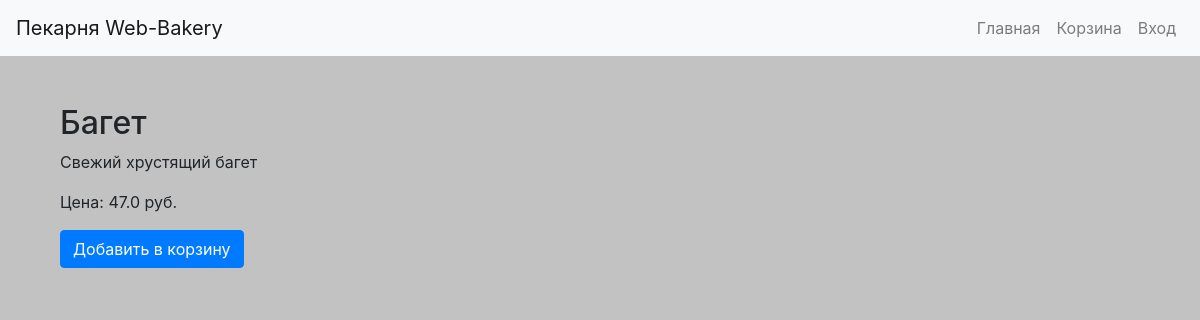
Before: /product/1 with the older database file.
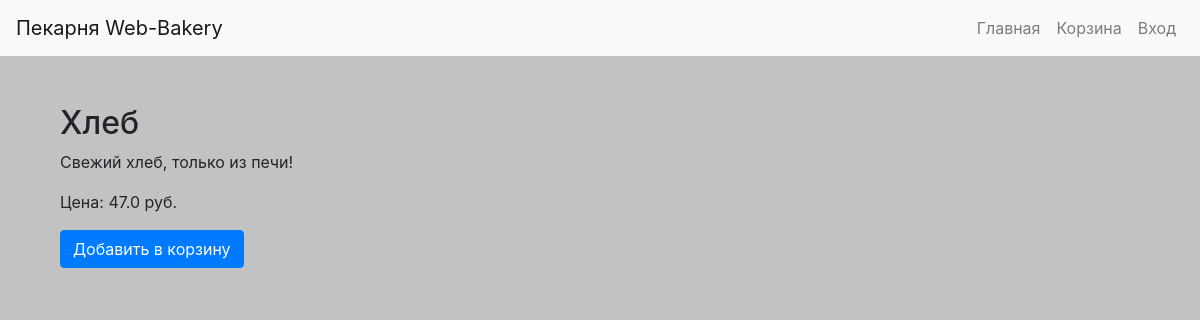
After: the same page with the newer database file.
### app/models.py (models this page shows, shortened)
class Product(db.Model):
    id = db.Column(db.Integer, primary_key=True)
    name = db.Column(db.String(100), nullable=False)
    description = db.Column(db.Text, nullable=True)
    price = db.Column(db.Float, nullable=False)
    category_id = db.Column(db.Integer, db.ForeignKey('category.id'), nullable=False)
    created_at = db.Column(db.DateTime, default=datetime.now)

### app/routes.py (the view)
@bp.route('/product/<int:product_id>')
def product_detail(product_id):
    product = Product.query.get_or_404(product_id)
    return render_template('product_detail.html', product=product)

### app/templates/product_detail.html
{% extends 'base.html' %}
{% block content %}
<div class="container">
    <h2 class="mt-5">{{ product.name }}</h2>
    <p>{{ product.description }}</p>
    <p>Цена: {{ product.price }} руб.</p>
    <form method="POST" action="{{ url_for('main.add_to_cart', product_id=product.id) }}">
        <button type="submit" class="btn btn-primary">Добавить в корзину</button>
    </form>
</div>
{% endblock %}

### app/templates/base.html (shortened to what this page needs)
<!DOCTYPE html>
<html lang="ru">
<head>
    <link rel="stylesheet" href="https://stackpath.bootstrapcdn.com/bootstrap/4.5.2/css/bootstrap.min.css">
    <link rel="stylesheet" href="../static/style.css">
</head>
<body>
    <nav class="navbar navbar-expand-lg navbar-light bg-light">
        <a class="navbar-brand" href="{{ url_for('main.index') }}">Пекарня Web-Bakery</a>
        <div class="collapse navbar-collapse" id="navbarNav">
            <ul class="navbar-nav ml-auto">
                <li class="nav-item">
                    <a class="nav-link" href="{{ url_for('main.index') }}">Главная</a>
                </li>
                <li>
                    <a class="nav-link" href="{{ url_for('main.cart') }}">Корзина</a>
                </li>
                {% if current_user.is_authenticated %}
                {% if current_user.role == 'admin' %}
                <li class="nav-item">
                    <a class="nav-link" href="{{ url_for('main.admin_panel') }}">Панель администратора</a>
                </li>
                <li class="nav-item">
                    <a class="nav-link" href="{{ url_for('main.orders') }}">Управление Заказами</a>
                </li>
                {% elif current_user.role == 'moderator' %}
                <li class="nav-item">
                    <a class="nav-link" href="{{ url_for('main.moderator') }}">Панель модератора</a>
                </li>
                <li class="nav-item">
                    <a class="nav-link" href="{{ url_for('main.orders') }}">Управление Заказами</a>
                </li>
                {% endif %}
                <li class="nav-item">
                    <a class="nav-link" href="{{ url_for('main.logout') }}">Выход</a>
                </li>
                {% else %}
                <li class="nav-item">
                    <a class="nav-link" href="{{ url_for('main.login') }}">Вход</a>
                </li>
                {% endif %}
            </ul>
        </div>
    </nav>
    <div class="container mt-4">
        {% block content %}{% endblock %}
    </div>
</body>
</html>

### app/static/style.css (style rules this page uses)
.container { z-index: 1; background-size: cover; }
.container:before { z-index: -1; position: absolute; opacity: 0.4; }
body { background-color: #c2c2c2; }
.navbar { background-color: #868686; }

Changed rows visible on the page:
changed Product: name "Багет" → "Хлеб"; description "Свежий хрустящий багет" → "Свежий хлеб, только из печи!"
